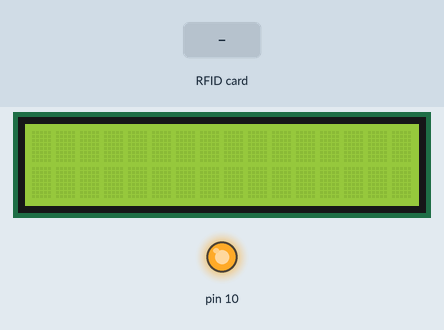
The sketch below on a simulated Arduino Uno, built with avr-gcc and run on an emulated ATmega328P. Shown: 16×2 character LCD, output pins drawn as LEDs (lit = HIGH). The test bench sets the inputs (shaded band). What the sketch prints to the serial monitor is not drawn.

Above: at 1.3 s.
1.4 s: RFID card 4A 51 6E AE held to the reader
At 2.6 s:
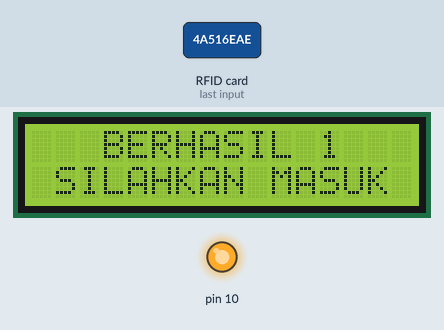
3.0 s: RFID card 5E 7A 19 C4 held to the reader
At 3.4 s:
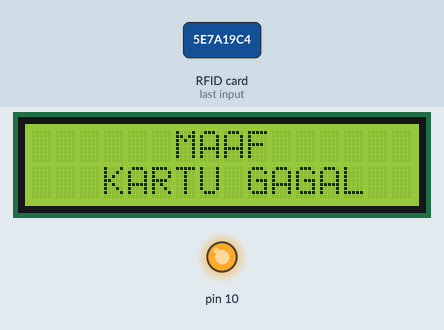
4.5 s: RFID card 0A A8 90 15 held to the reader
At 5.8 s:
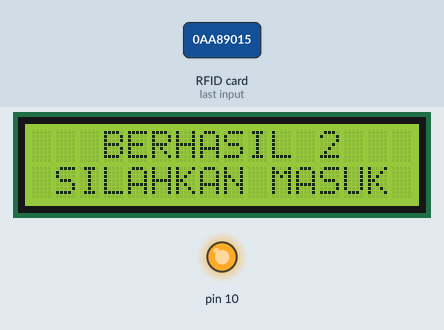
Timing chart, 0 to 7.5 s (numbered marks = the images above; inputs shaded):
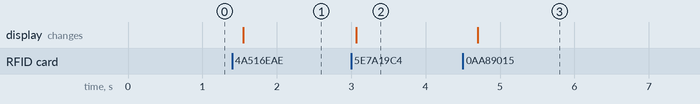

The sketch:

STM32_LCD_RFID.ino
```cpp
/*/
 * A9  to RX USBTTL (Serial1 TX)
 * A10 to TX USBTTL (Serial1 RX)
 * PB6 to SCL LCD   (I2C SCL)
 * PB7 to SDA LCD   (I2C SDA)
 * PB0 to RESET
 * PB1 to SDA / SS
 * PA5 to CLK
 * PA6 to MISO
 * PA7 to MOSI
 * Tekan Reset sebelum Upload
 * Pilih Board    :fake STM32F10
 * Upload methode :Serial
 */

 //INISIALISASI
//Download Library LiquidCrystal_I2C
#include <LiquidCrystal_I2C.h>
#include <SPI.h>
#include <MFRC522.h>
#define SS_PIN PB1
#define RST_PIN PB0

//Inisialisasi pembuatan variable
LiquidCrystal_I2C lcd(0x27, 16, 2);
MFRC522 mfrc522(SS_PIN,RST_PIN);

void setup() {
  Serial.begin(9600); //baudrate yang digunakan untuk komunikasi microcontroller dengan komputer
  lcd.begin();
  SPI.begin();
  mfrc522.PCD_Init();
}

void loop() {
  if(!mfrc522.PICC_IsNewCardPresent()){return;}
  if(!mfrc522.PICC_ReadCardSerial()){return;}

  Serial.print("UID tag :");String content="";
  byte letter;
  for (byte i=0;i<mfrc522.uid.size;i++)
  {
    Serial.print(mfrc522.uid.uidByte[i]<0x10?"0":"");
    Serial.print(mfrc522.uid.uidByte[i], HEX);
    content.concat(String(mfrc522.uid.uidByte[i] < 0x10 ? "0" : ""));
    content.concat(String(mfrc522.uid.uidByte[i], HEX));
  }
  Serial.println();
  Serial.print("Message : ");
  content.toUpperCase();

  if (content== "4A516EAE") //Sesuaikan dengan ID kartu anda
  {
  Serial.println("Selamat datang Ridwan Zen!!!");
  delay(100);
  lcd.clear();
  lcd.setCursor(3,0); lcd.print("BERHASIL 1");
  lcd.setCursor(1,1); lcd.print("SILAHKAN MASUK");
  delay(1000);
  }
  else if(content=="0AA89015"){
    Serial.println("Selamat datang COK!!!");
    delay(100);
    lcd.clear();
    lcd.setCursor(3,0); lcd.print("BERHASIL 2");
    lcd.setCursor(1,1); lcd.print("SILAHKAN MASUK");
    delay(1000);
  }
  else{
  Serial.println("Kartu Tidak Terdaftar!");
  lcd.clear();
  lcd.setCursor(6,0); lcd.print("MAAF");
  lcd.setCursor(3,1); lcd.print("KARTU GAGAL");
  delay(1000);
  }

  Serial.println("Tempelkan Kartu!");
  delay(500); //Jeda waktu perulagan seama 500 mili detik
}
```

Measured:
- after the input at 1.4 s, the display: changes after 0.15 s (image 1)
- after the input at 3.0 s, the display: changes after 0.07 s (image 2)
- after the input at 4.5 s, the display: changes after 0.20 s (image 3)
